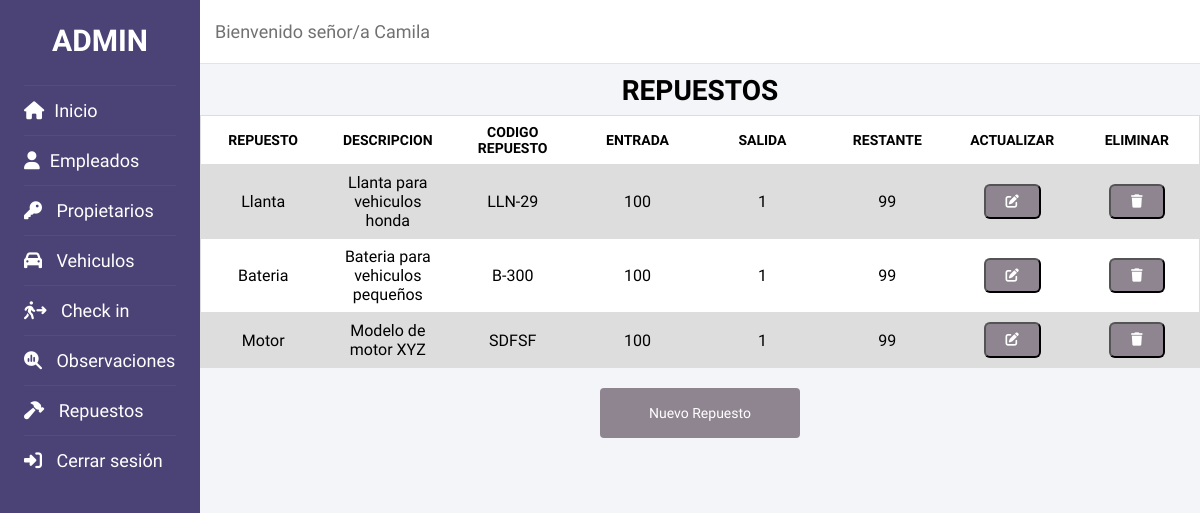
The app's page /codigo/neg_dat_consultar_repuestos.php (signed in) with its own data.
### tables this page shows
create table repuestos (
    id_repuesto int (20) primary key not null auto_increment,
    repuesto varchar (30)  not null,
    descripcion varchar (80) not null,
    cod_repuesto varchar (7) not null,
    entrada int (2) not null,
    salida int (2) not null
);

### codigo/neg_dat_consultar_repuestos.php (the view, shortened to what this page needs)
<!DOCTYPE html>
<html lang="es">
<head>
    <link rel="stylesheet" href="css/Style_consultas.css">
</head>
<body>
<?php include('header_administrador.php');?>
    <main class="container-table">
    <?php class Repuestos
    {
        public function consultar ()
        {
        include ("conexion.php");
        echo "<table class='table'>";
        $sql = "SELECT * FROM repuestos";
	    if(!$result = $db->query($sql)):
		    die('Hay un error segunda consulta!!! ['.$db->error.']');
        endif;
        echo "<caption>Repuestos</caption>";
        echo "<tbody>";
            echo "<tr class='table-header'>";
                echo "<th>Repuesto</th>";
                echo "<th>Descripcion</th>";
                echo "<th>Codigo repuesto</th>";
                echo "<th>Entrada</th>";
                echo "<th>Salida</th>";
                echo "<th>Restante</th>";
                echo "<th>Actualizar</th>";
                echo "<th>Eliminar</th>";
            echo "</tr>";
        while ($row=$result->fetch_assoc()):
            $repuesto=stripslashes($row["repuesto"]);
            $descripcion=stripslashes($row["descripcion"]);
            $cod_repuesto=stripslashes($row["cod_repuesto"]);
            $entrada=stripslashes($row["entrada"]);
            $salida=stripslashes($row["salida"]);
            $restante = $entrada - $salida;
            echo "<tr>";
                echo "<td data-label='Repuesto'>$repuesto</td>";
                echo "<td data-label='Descripcion'>$descripcion</td>";
                echo "<td data-label='Codigo repuesto'>$cod_repuesto</td>";
                echo "<td data-label='Entrada'>$entrada</td>";
                echo "<td data-label='Salida'>$salida</td>";
                echo "<td data-label='restante'>$restante</td>";
                echo "<td data-label='Actualizar'>";
                    echo "<form method='POST' action='pres_neg_dat_actualizar_repuestos.php'>";
                    echo "<button  class='btn_table fa-solid fa-pen-to-square' type='submit' Value='Actualizar'></button>";
                    echo "</form>";
                echo "</td>";
                echo "<td data-label='Eliminar'>";
                    echo "<form method='POST' action='neg_dat_eliminar_repuestos.php'>";
                    echo "<button  class='btn_table fa-solid fa-trash' type='submit' Value='Eliminar'></button>";
                    echo "</form>";
                echo "</td>";
            echo "</tr>";
        endwhile;
            echo" </tbody>";
        echo "</table>";
        }
    }
    $nuevo = new Repuestos();
    $nuevo -> consultar();
    ?>
        <a class="btn_bottom" href="pres_registro_repuestos.php">Nuevo Repuesto</a>
    </main>
</body>
</html>

### codigo/css/Style_consultas.css (style rules this page uses)
.container-table { width: 100%; margin: auto; }
.table { width: 100%; border: 0px; background-color: white; border-collapse: collapse; table-layout: fixed; }
.table caption { font-size: 2.2rem; text-transform: uppercase; font-weight: bold; margin: 8px 0; }
.table tr { display: block; background-color: #f8f8f8; margin-bottom: 8px; border-bottom: 4px solid #ddd; }
.table th, .table td { font-size: 1.2rem; padding: 8px; text-align: center; }
.table .table-header { display: none; }
.table .table-header th { text-transform: uppercase; background-color: white; color: black; }
.table td { display: block; border-bottom: 1px solid #ddd; text-align: right; }
.table td:last-child { border-bottom: 0px; }
.table td::before { content: attr(data-label); font-weight: bold; float: left; }
.btn_table { background-color: #8e8590; padding: 9px 20px; color: #fff; border-radius: 6px; text-decoration: 0; cursor: pointer; }
.btn_bottom { display: flex; justify-content: center; font-size: 1.4rem; margin-top: 20px; padding: 10px 0; background-color: #8e8590; color: white; }

### codigo/css/Style_header.css (style rules this page uses)
* { margin: 0; padding: 0; text-decoration: none; font-family: 'Josefin Sans', sans-serif; box-sizing: border-box; }
html { font-size: 62.5%; }
body { background-color: #f3f5f9; }

### codigo/css/Style_desktop.css (style rules this page uses)
main { margin-left: 200px; }
.container-table { display: flex; flex-direction: column; align-items: center; width: calc(100% - 200px); margin-left: 200px; }
.table { border: 1px solid #cccc; }
.table caption { font-size: 2.8rem; }
.table .table-header { display: table-row; }
.table .table-header th { font-size: 1.1rem; }
.table tr { display: table-row; border: 1px solid #ddd; background: white; }
.table tr:nth-child(even) { background-color: #ddd; }
.table th, .table td { font-size: 1.6rem; text-align: center; }
.table td { display: table-cell; }
.table td::before { content: none; font-weight: normal; float: none; }
.btn_bottom { align-items: center; width: 200px; height: 50px; border-radius: 4px; }
@media screen and (min-width:1200px) { .table .table-header th { font-size: 1.4rem; } }

### records on screen
repuestos: repuesto "Llanta", descripcion "Llanta para vehiculos honda", cod_repuesto "LLN-29", entrada "100", salida "1", restante "99"
repuestos: repuesto "Bateria", descripcion "Bateria para vehiculos pequeños", cod_repuesto "B-300", entrada "100", salida "1", restante "99"
repuestos: repuesto "Motor", descripcion "Modelo de motor XYZ", cod_repuesto "SDFSF", entrada "100", salida "1", restante "99"

### other values on screen
$_SESSION['nombre_usuario'] "Camila"
